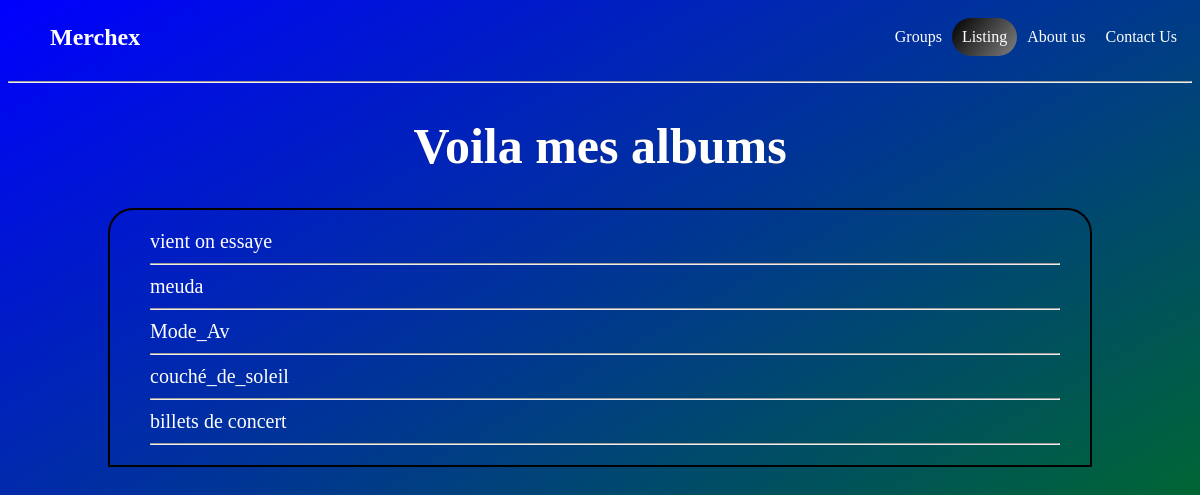
/listings/, run on the app's committed database.
### listings/models.py (models this page shows, shortened)
class Listing(models.Model):
    class Types(models.TextChoices):
        Record = 'Re'
        Clothing = 'Cl'
        Posters = 'Po'
        Miscellaneous = 'Mi'
    title = models.fields.CharField(max_length=100)
    description = models.fields.CharField(max_length=200)
    sold = models.fields.BooleanField(default=True)
    year = models.fields.IntegerField(validators=[MinValueValidator(1990),MaxValueValidator(2025)])
    type = models.fields.CharField(choices= Types.choices, max_length=5)
    band = models.ForeignKey(Band, null=True, on_delete= models.SET_NULL)

### listings/views.py (the view)
# urls.py: path('listings/', views.listings,name='list'),
def listings(request):
    print(request.path)
    titles = Listing.objects.all()
    return render(request,'listings/listings.html', {'titles':titles})

### listings/templates/listings/listings.html
{% extends 'listings/base.html' %}
{% block content %}
    <div class="h2">
        <h1 class="h1">Voila mes albums  </h1>
    </div>
    <div class="list">
        <p>
            <ul>
                {% for tit in titles %}
                <div class="listInt">
                        <li><a href="{% url 'list-detail' tit.id %}">{{tit.title}}</a></li>
                </div>
                <hr style="margin-right: 30px;">
                {% endfor %}
            </ul>
        </p>
    </div>
{% endblock %}

### listings/static/listings/styles.css (style rules this page uses)
body { background: linear-gradient(150deg,blue,green); background-repeat: no-repeat; background-size: 100% 100vh; color: white ; }
.h2 { background: linear-gradient(90deg,black, grey); background-clip: text; text-align: center; font-size: 25px; }
li { color: white; }
ul { list-style: none; font-size: 20px; }
.list { border: 2px solid black; border-top-left-radius: 25px; border-top-right-radius: 25px; margin-left: 100px; margin-right: 100px; }
.listInt { display: flex; justify-content: space-between; margin-right: 30px; align-items: center; }
a { text-decoration: none; color: white; }

### data on the page
Listing: title "vient on essaye"
Listing: title "meuda"
Listing: title "Mode_Av"
Listing: title "couché_de_soleil"
Listing: title "billets de concert"
